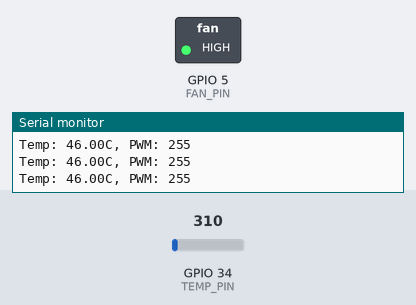
Simulated run of this sketch. Board: ESP32. Parts: switched loads named in the sketch (green lamp = pin HIGH), the last lines printed to the serial monitor. The inputs (shaded band) are chosen by the test bench; at power-on: GPIO 34 (TEMP_PIN) = 310.

Above: at 1.3 s.
1.4 s: GPIO 34 (TEMP_PIN) set to 992
At 2.7 s:
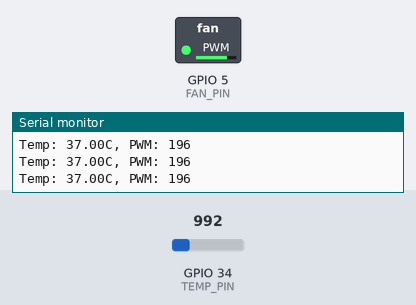
3.0 s: GPIO 34 (TEMP_PIN) set to 682
At 4.1 s:
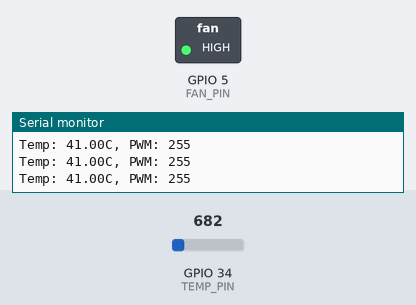
Timing chart, 0 to 6.0 s (numbered marks = the images above; inputs shaded):
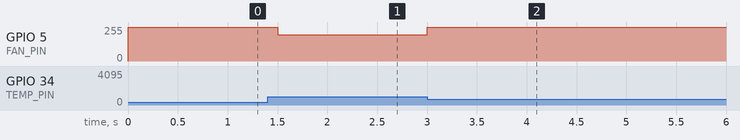

Measured:
- after the input at 1.4 s, GPIO 5 (FAN_PIN): 255/255 → 196/255 after 0.10 s
- after the input at 3.0 s, GPIO 5 (FAN_PIN): 196/255 → 255/255 at once

The sketch:

esp32.ino
```cpp
#define TEMP_PIN 34
#define FAN_PIN 5

void setup() {
  Serial.begin(115200);
  pinMode(FAN_PIN, OUTPUT);
}

void loop() {
  int analogValue = analogRead(TEMP_PIN);

  // FIX: invert the mapping
  float temperature = map(analogValue, 4095, 0, 0, 50);

  int pwmValue = 0;

  if (temperature < 27) {
    pwmValue = 0;   // OFF
  }
  else if (temperature >= 40) {
    pwmValue = 255; // FULL ON
  }
  else {
    pwmValue = (int)((temperature - 27) * (255.0 / 13.0));
  }

  analogWrite(FAN_PIN, pwmValue);

  Serial.print("Temp: ");
  Serial.print(temperature);
  Serial.print("C, PWM: ");
  Serial.println(pwmValue);

  delay(500);
}
```
